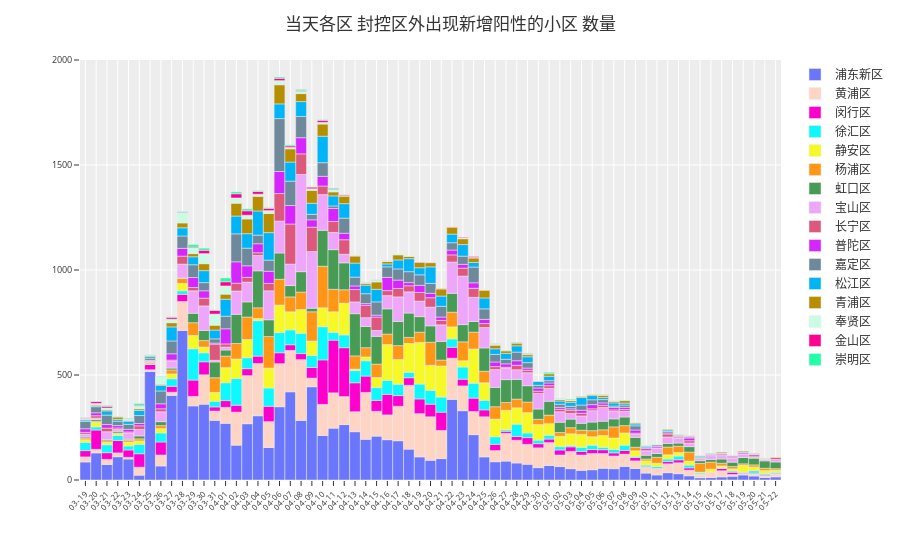

Write notebook code for a chart like this one.
### Markdown cell above
## 当天各区 封控区外出现新增阳性的小区 数量

### Code cell
df = df_newpos_ofk_locqty

fig = px.bar(df, x="Date", y="LocQty", color="District", color_discrete_sequence=px.colors.qualitative.Light24[2:],
             category_orders={'District': DISTRICT_ORDER})

fig.update_xaxes(dtick="D1", tickformat="%m-%d", tickangle=-45, tickfont=dict(size=8), title='')
fig.update_yaxes(tickfont=dict(size=9), title='')
fig.update_layout(bargap=0, barmode='relative')
fig.update_layout(title="当天各区 封控区外出现新增阳性的小区 数量")
fig.update_layout(yaxis_range=[0, 2000])
fig.update_layout(template="ggplot2")
fig.update_layout(legend={'title_text': ''})

fig.show()
